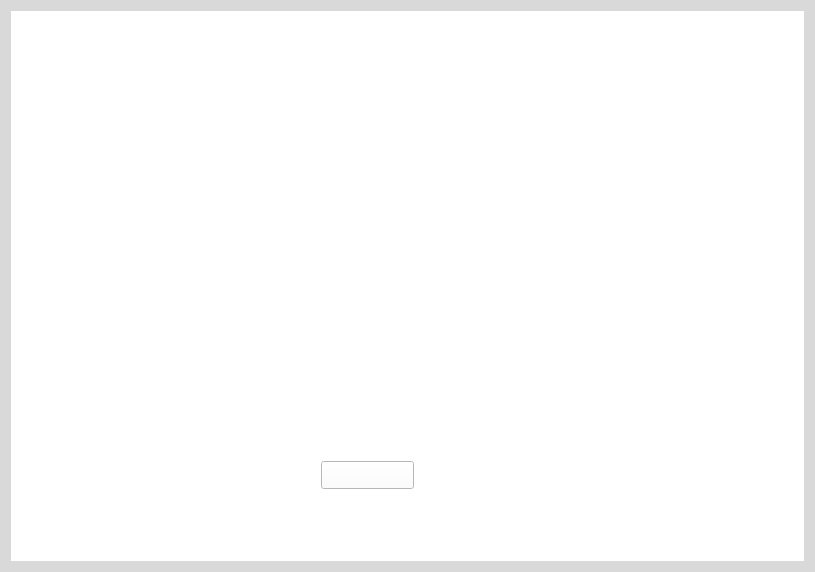
<?xml version="1.0" encoding="UTF-8"?>
<ui version="4.0">
 <class>LockScreenWidget</class>
 <widget class="QWidget" name="LockScreenWidget">
  <property name="geometry">
   <rect>
    <x>0</x>
    <y>0</y>
    <width>815</width>
    <height>572</height>
   </rect>
  </property>
  <property name="windowTitle">
   <string>Form</string>
  </property>
  <property name="styleSheet">
   <string notr="true">background-color: rgb(217, 217, 217);</string>
  </property>
  <layout class="QVBoxLayout" name="verticalLayout">
   <item>
    <widget class="QWidget" name="lockwidget" native="true">
     <property name="styleSheet">
      <string notr="true">background-color: rgb(255, 255, 255);</string>
     </property>
     <widget class="QPushButton" name="okBt">
      <property name="geometry">
       <rect>
        <x>310</x>
        <y>450</y>
        <width>93</width>
        <height>28</height>
       </rect>
      </property>
      <property name="text">
       <string/>
      </property>
     </widget>
    </widget>
   </item>
  </layout>
 </widget>
 <resources/>
 <connections/>
</ui>
